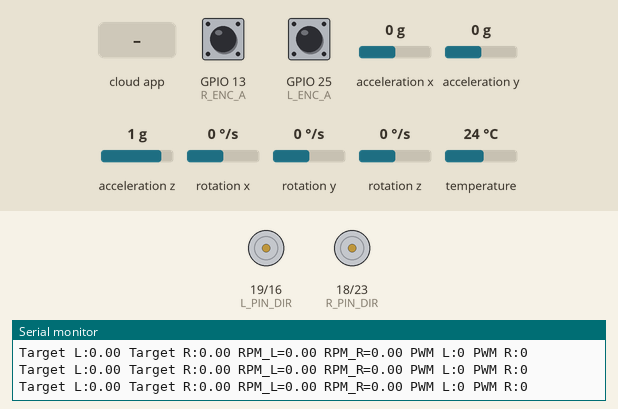
A program run on a simulated ESP32. Shown: direction and speed pins drawn as motors (green arrow = direction pin HIGH = forward, orange = LOW = backward, longer = more drive), the last lines printed to the serial monitor. The inputs (shaded band) are chosen by the test bench; at power-on: rotation z 0 °/s, GPIO 13 (R_ENC_A) HIGH, GPIO 25 (L_ENC_A) HIGH, acceleration x 0 g, acceleration y 0 g, acceleration z 1 g, rotation x 0 °/s, rotation y 0 °/s, temperature 24 °C. The ROS host is connected and sends only what is stated.

Above: at 1.2 s.
1.3 s: the phone or cloud app sets linear.x to -100
At 3.4 s:
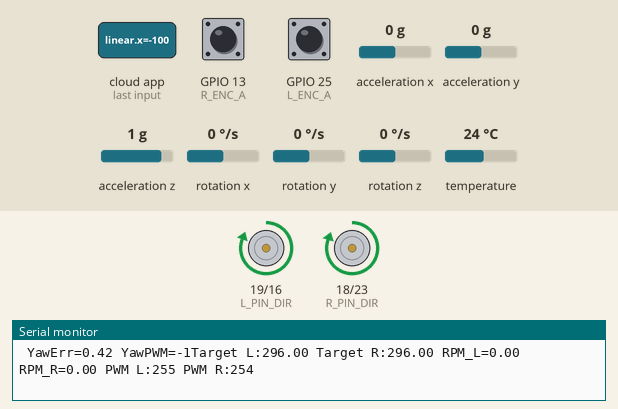
4.3 s: rotation z set to -192 °/s
At 5.6 s:
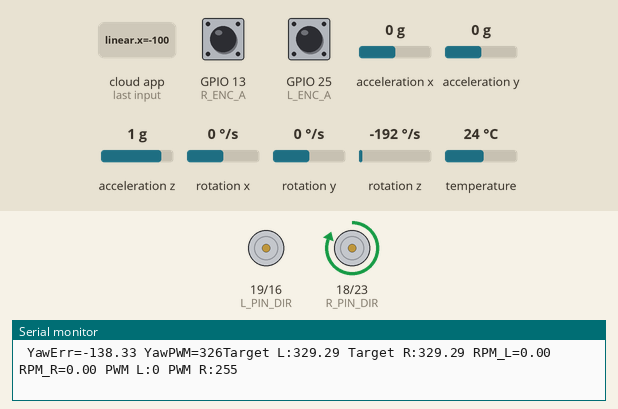
7.3 s: the phone or cloud app sets linear.x to 100
At 9.4 s:
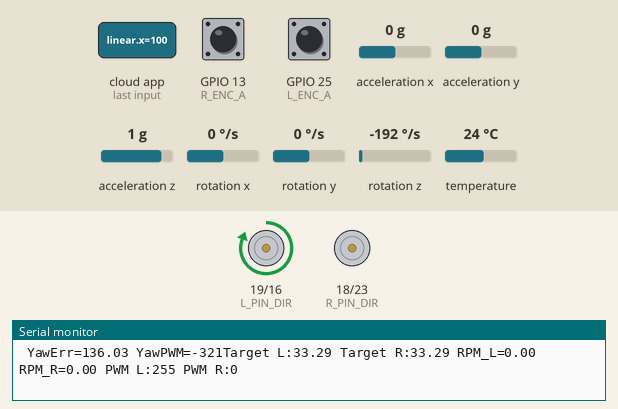
10.3 s: the phone or cloud app sets angular.z to -100
At 11.1 s:
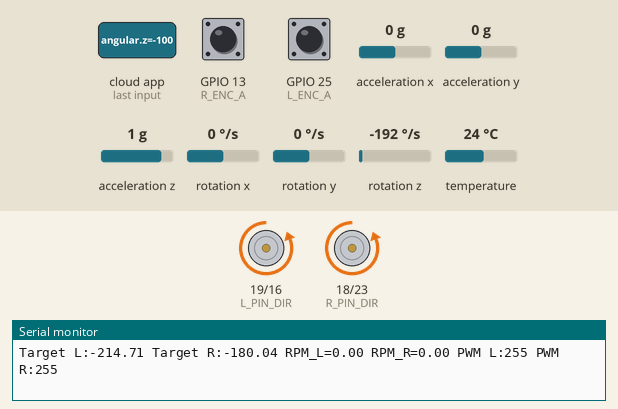
11.9 s: the phone or cloud app sets angular.z to 0
14.9 s: the phone or cloud app sets linear.x to -100
Timing chart, 0 to 18.9 s (numbered marks = the images above; inputs shaded):
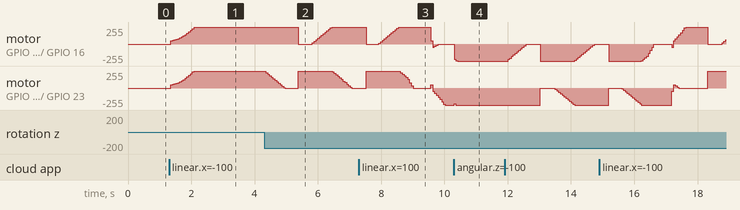

Measured:
- after the input at 1.3 s, motor on GPIO 19 (L_PIN_DIR) / GPIO 16 (L_PIN_PWM): moves from stopped to forward 255/255 over 0.73 s, starting after 0.06 s; motor on GPIO 18 (R_PIN_DIR) / GPIO 23 (R_PIN_PWM): rises from stopped to forward 255/255 in 0.73 s, then falls to forward 254/255 in 0.34 s

The program:

main.cpp
```cpp
  #include <Arduino.h>
  #include <Wire.h>
  #include <Adafruit_MPU6050.h>
  #include <Adafruit_Sensor.h>
  #include <micro_ros_arduino.h>
  #include <rcl/rcl.h>
  #include <rclc/rclc.h>
  #include <rclc/executor.h>
  #include <geometry_msgs/msg/twist.h>
  #include <geometry_msgs/msg/vector3.h>
  #include <sensor_msgs/msg/imu.h>
  #include <time.h>
  #include <math.h>

  // ======================================================
  // KONFIGURASI PIN
  // ======================================================
  const int L_PIN_PWM = 16;
  const int L_PIN_DIR = 19;

  const int R_PIN_PWM = 23;
  const int R_PIN_DIR = 18;

  const int L_ENC_A = 25;
  const int L_ENC_B = 26;

  const int R_ENC_A = 13;
  const int R_ENC_B = 27;

  // ======================================================
  // MODE TEST
  // ======================================================
  const int TEST_MODE = 0;
  const int TEST_PWM = 220;
  const int PWM_RAMP_STEP = 5;

  // ======================================================
  // HASIL KALIBRASI IMU
  // ======================================================
  const float GYRO_X_OFFSET = -0.043302f;
  const float GYRO_Y_OFFSET = -0.045375f;
  const float GYRO_Z_OFFSET = 0.004033f;

  const float ACCEL_X_OFFSET = 0.054103f;
  const float ACCEL_Y_OFFSET = 0.010481f;
  const float ACCEL_Z_OFFSET = -0.760960f;

  // ======================================================
  // HEADING HOLD (YAW TRACKING)
  // ======================================================
  float current_yaw = 0.0f;
  float target_yaw = 0.0f;
  bool is_yaw_locked = false;
  float cmd_angular_z = 0.0f;
  bool prev_straight_cmd = false;
  float prev_drive_direction = 0.0f;   // +1 = fisik maju, -1 = fisik mundur

  // ======================================================
  // PARAMETER ENCODER & KINEMATIKA
  // ======================================================
  const int L_PPR = 224;
  const int R_PPR = 224;
  const float Ts = 0.05f;

  const int LEFT_FORWARD_DIR  = HIGH;
  const int RIGHT_FORWARD_DIR = HIGH;

  // ======================================================
  // MODEL MATEMATIS RPM -> PWM (SANGAT STABIL)
  // ======================================================
  static inline float rpmToPwmLeft(float rpm)
  {
    rpm = fabsf(rpm);
    float pwm = (0.01386043f * rpm * rpm) + (0.29900265f * rpm) + 47.82892292f;
    return pwm;
  }

  static inline float rpmToPwmRight(float rpm)
  {
    rpm = fabsf(rpm);
    float pwm = (0.01661597f * rpm * rpm) + (0.14011050f * rpm) + 48.23452690f;
    return pwm;
  }

  static inline int clampPwm(float pwm)
  {
      int out = (int)roundf(pwm);

      if (out < 0) out = 0;
      if (out > 255) out = 255;

      return out;
  }

  static inline int reverseDir(int dir)
  {
    return (dir == HIGH) ? LOW : HIGH;
  }

  // ======================================================
  // IMU & ENCODER OBJECTS
  // ======================================================
  Adafruit_MPU6050 mpu;
  volatile long left_count  = 0;
  volatile long right_count = 0;

  void IRAM_ATTR leftISR()
  {
    (digitalRead(L_ENC_B) == HIGH) ? left_count++ : left_count--;
  }
  void IRAM_ATTR rightISR()
  {
    (digitalRead(R_ENC_B) == HIGH) ? right_count-- : right_count++;
  }

  // ======================================================
  // ROS OBJECTS & VARIABLES
  // ======================================================
  rcl_subscription_t sub_cmd_vel;
  rcl_publisher_t pub_left;
  rcl_publisher_t pub_right;
  rcl_publisher_t pub_imu;

  geometry_msgs__msg__Twist msg_cmd_vel;
  geometry_msgs__msg__Vector3 msg_L;
  geometry_msgs__msg__Vector3 msg_R;
  sensor_msgs__msg__Imu msg_imu;

  rclc_executor_t executor;
  rclc_support_t support;
  rcl_allocator_t allocator;
  rcl_node_t node;

  float target_rpm_L = 0.0f;
  float target_rpm_R = 0.0f;
  float smoothed_target_L = 0.0f;
  float smoothed_target_R = 0.0f;

  unsigned long prev_ms = 0;
  long last_L = 0;
  long last_R = 0;
  float filtered_rpm_L = 0.0f;
  float filtered_rpm_R = 0.0f;
  int current_pwm = 0;

  // ======================================================
  // CMD_VEL CALLBACK (SMART CORNERING)
  // ======================================================
  void cmdVelCb(const void * msgin)
  {
    const geometry_msgs__msg__Twist * data = (const geometry_msgs__msg__Twist *)msgin;
    cmd_angular_z = data->angular.z;

    const float wheelbase = 0.19f;
    const float wheel_radius = 0.0290f;
    const float MAX_RPM = 357.0f;

    float raw_vx = data->linear.x;
    float raw_w  = data->angular.z;

    float smooth_w = raw_w * 1.85f;
    float turn_penalty = fabsf(smooth_w) * 0.15f;
    if (turn_penalty > 0.3f) turn_penalty = 0.3f;

    float smooth_vx = raw_vx * (1.0f - turn_penalty);

    float v_l = smooth_vx - (smooth_w * (wheelbase / 2.0f));
    float v_r = smooth_vx + (smooth_w * (wheelbase / 2.0f));

    target_rpm_L = -(v_l * 60.0f) / (2.0f * PI * wheel_radius);
    target_rpm_R = -(v_r * 60.0f) / (2.0f * PI * wheel_radius);

    if (target_rpm_L > MAX_RPM) target_rpm_L = MAX_RPM;
    if (target_rpm_L < -MAX_RPM) target_rpm_L = -MAX_RPM;
    if (target_rpm_R > MAX_RPM) target_rpm_R = MAX_RPM;
    if (target_rpm_R < -MAX_RPM) target_rpm_R = -MAX_RPM;
  }

  // ======================================================
  // SETUP
  // ======================================================
  void setup()
  {
    set_microros_transports();
    Wire.begin(21, 22);

    if (mpu.begin()) {
      mpu.setAccelerometerRange(MPU6050_RANGE_8_G);
      mpu.setGyroRange(MPU6050_RANGE_500_DEG);
    }

    pinMode(L_PIN_DIR, OUTPUT);
    pinMode(L_PIN_PWM, OUTPUT);
    pinMode(R_PIN_DIR, OUTPUT);
    pinMode(R_PIN_PWM, OUTPUT);

    pinMode(L_ENC_A, INPUT_PULLUP);
    pinMode(L_ENC_B, INPUT_PULLUP);
    pinMode(R_ENC_A, INPUT_PULLUP);
    pinMode(R_ENC_B, INPUT_PULLUP);

    attachInterrupt(digitalPinToInterrupt(L_ENC_A), leftISR, RISING);
    attachInterrupt(digitalPinToInterrupt(R_ENC_A), rightISR, RISING);

    allocator = rcl_get_default_allocator();
    rclc_support_init(&support, 0, NULL, &allocator);
    rclc_node_init_default(&node, "esp32_robot_node", "", &support);

    rclc_publisher_init_best_effort(&pub_left, &node, ROSIDL_GET_MSG_TYPE_SUPPORT(geometry_msgs, msg, Vector3), "left_encoder");
    rclc_publisher_init_best_effort(&pub_right, &node, ROSIDL_GET_MSG_TYPE_SUPPORT(geometry_msgs, msg, Vector3), "right_encoder");
    rclc_publisher_init_best_effort(&pub_imu, &node, ROSIDL_GET_MSG_TYPE_SUPPORT(sensor_msgs, msg, Imu), "imu/data_raw");
    rclc_subscription_init_default(&sub_cmd_vel, &node, ROSIDL_GET_MSG_TYPE_SUPPORT(geometry_msgs, msg, Twist), "cmd_vel");
    rclc_executor_init(&executor, &support.context, 1, &allocator);
    rclc_executor_add_subscription(&executor, &sub_cmd_vel, &msg_cmd_vel, &cmdVelCb, ON_NEW_DATA);

    msg_imu.header.frame_id.data = (char*)"imu_link";
    msg_imu.header.frame_id.size = strlen(msg_imu.header.frame_id.data);
    msg_imu.header.frame_id.capacity = msg_imu.header.frame_id.size + 1;

    digitalWrite(L_PIN_DIR, LEFT_FORWARD_DIR);
    digitalWrite(R_PIN_DIR, RIGHT_FORWARD_DIR);
    analogWrite(L_PIN_PWM, 0);
    analogWrite(R_PIN_PWM, 0);
  }

  // ======================================================
  // LOOP
  // ======================================================
  void loop()
  {
    unsigned long now = millis();

    if (now - prev_ms >= 50) {

      // 1. BACA IMU & INTEGRASI YAW
      sensors_event_t a, g, temp;
      mpu.getEvent(&a, &g, &temp);

      float accel_x_clean = a.acceleration.x - ACCEL_X_OFFSET;
      float accel_y_clean = a.acceleration.y - ACCEL_Y_OFFSET;
      float accel_z_clean = a.acceleration.z - ACCEL_Z_OFFSET;

      float gyro_x_clean = g.gyro.x - GYRO_X_OFFSET;
      float gyro_y_clean = g.gyro.y - GYRO_Y_OFFSET;
      float gyro_z_clean = g.gyro.z - GYRO_Z_OFFSET;

      current_yaw += gyro_z_clean * Ts;

      // Selalu jaga yaw pada rentang [-PI, PI]
      current_yaw = atan2f(
          sinf(current_yaw),
          cosf(current_yaw)
      );

      // 2. SMOOTH TARGET RPM (AKSELERASI HALUS)
      const float RAMP_STEP_RPM = 8.0f;
      if (smoothed_target_L < target_rpm_L) {
        smoothed_target_L = min(smoothed_target_L + RAMP_STEP_RPM, target_rpm_L);
      } else if (smoothed_target_L > target_rpm_L) {
        smoothed_target_L = max(smoothed_target_L - RAMP_STEP_RPM, target_rpm_L);
      }

      if (smoothed_target_R < target_rpm_R) {
        smoothed_target_R = min(smoothed_target_R + RAMP_STEP_RPM, target_rpm_R);
      } else if (smoothed_target_R > target_rpm_R) {
        smoothed_target_R = max(smoothed_target_R - RAMP_STEP_RPM, target_rpm_R);
      }

      // 3. BACA & FILTER ENCODER
      long cur_L = left_count;
      long cur_R = right_count;

      float raw_rpm_L = -((float)(cur_L - last_L) / (float)L_PPR / Ts) * 60.0f;
      float raw_rpm_R = -((float)(cur_R - last_R) / (float)R_PPR / Ts) * 60.0f;

      filtered_rpm_L = (0.8f * filtered_rpm_L) + (0.2f * raw_rpm_L);
      filtered_rpm_R = (0.8f * filtered_rpm_R) + (0.2f * raw_rpm_R);

      last_L = cur_L;
      last_R = cur_R;

      // 4. MOTOR DRIVE LOGIC
      int applied_pwm_L = 0;
      int applied_pwm_R = 0;

      if (TEST_MODE == 0) {

        // Jika target mendekati 0, hentikan motor
        if (fabsf(smoothed_target_L) < 1.0f && fabsf(smoothed_target_R) < 1.0f) {
          applied_pwm_L = 0;
          applied_pwm_R = 0;
        }
        else {
          // A. FEEDFORWARD MODEL MATEMATIS
          applied_pwm_L = clampPwm(rpmToPwmLeft(fabsf(smoothed_target_L)));
          applied_pwm_R = clampPwm(rpmToPwmRight(fabsf(smoothed_target_R)));

          // B. RIGHT WHEEL TRIM (Penyeimbang kekuatan motor bawaan)
          //applied_pwm_R = (int)((float)applied_pwm_R * 0.955f);

          // C. SINKRONISASI RODA (Error Correction 1)
          float sync_error = fabsf(filtered_rpm_L) - fabsf(filtered_rpm_R);
          const float Ksync = 1.2f;
          applied_pwm_L -= (int)(sync_error * Ksync);
          applied_pwm_R += (int)(sync_error * Ksync);

          // D. IMU HEADING HOLD
          bool moving_cmd =
          (
              fabsf(smoothed_target_L) > 5.0f ||
              fabsf(smoothed_target_R) > 5.0f
          );

          bool straight_cmd =
          (
              fabsf(cmd_angular_z) < 0.05f
          );

          // Konvensi kamu:
          // smoothed_target_L < 0  => robot fisik MAJU
          // smoothed_target_L > 0  => robot fisik MUNDUR
          float drive_direction = 0.0f;
          if (moving_cmd)
          {
              drive_direction = (smoothed_target_L < 0.0f) ? 1.0f : -1.0f;
          }

          // Robot berhenti atau sedang belok
          if (!moving_cmd || !straight_cmd)
          {
              is_yaw_locked = false;
              prev_straight_cmd = false;
              prev_drive_direction = 0.0f;
          }
          else
          {
              // Masuk mode lurus pertama kali
              // atau arah gerak berubah: maju <-> mundur
              if (!prev_straight_cmd || !is_yaw_locked || drive_direction != prev_drive_direction)
              {
                  target_yaw = current_yaw;
                  is_yaw_locked = true;
              }

              prev_straight_cmd = true;
              prev_drive_direction = drive_direction;

              float yaw_error = target_yaw - current_yaw;

              // Wrap ke [-PI, PI]
              while (yaw_error > PI)
                  yaw_error -= 2.0f * PI;
              while (yaw_error < -PI)
                  yaw_error += 2.0f * PI;

              const float Kp_yaw = 135.0f;

              // Koreksi dibalik saat mundur
              float correction_sign = drive_direction;   // +1 maju, -1 mundur
              int yaw_correction = (int)roundf(yaw_error * Kp_yaw * correction_sign);

              Serial.print(" YawErr=");
              Serial.print(yaw_error * 180.0f / PI);

              Serial.print(" YawPWM=");
              Serial.print(yaw_correction);

              applied_pwm_L -= yaw_correction;
              applied_pwm_R += yaw_correction;
          }


          // E. CLAMP SETELAH DIKOREKSI
          applied_pwm_L = constrain(applied_pwm_L, 0, 255);
          applied_pwm_R = constrain(applied_pwm_R, 0, 255);
        }

        // F. TERAPKAN ARAH DAN PWM KE MOTOR
        digitalWrite(
          L_PIN_DIR,
          (smoothed_target_L >= 0.0f) ? LEFT_FORWARD_DIR : reverseDir(LEFT_FORWARD_DIR)
        );

        digitalWrite(
          R_PIN_DIR,
          (smoothed_target_R >= 0.0f) ? RIGHT_FORWARD_DIR : reverseDir(RIGHT_FORWARD_DIR)
        );

        Serial.print("Target L:");
        Serial.print(smoothed_target_L);

        Serial.print(" Target R:");
        Serial.print(smoothed_target_R);

        Serial.print(" RPM_L=");
        Serial.print(filtered_rpm_L);

        Serial.print(" RPM_R=");
        Serial.print(filtered_rpm_R);

        Serial.print(" PWM L:");
        Serial.print(applied_pwm_L);

        Serial.print(" PWM R:");
        Serial.println(applied_pwm_R);

        analogWrite(L_PIN_PWM, applied_pwm_L);
        analogWrite(R_PIN_PWM, applied_pwm_R);
      }
      else if (TEST_MODE == 1) {
        if (current_pwm < TEST_PWM) {
          current_pwm += PWM_RAMP_STEP;
          if (current_pwm > TEST_PWM) current_pwm = TEST_PWM;
        }
        digitalWrite(L_PIN_DIR, LEFT_FORWARD_DIR);
        digitalWrite(R_PIN_DIR, RIGHT_FORWARD_DIR);
        analogWrite(L_PIN_PWM, current_pwm);
        analogWrite(R_PIN_PWM, 0);
        applied_pwm_L = current_pwm;
        applied_pwm_R = 0;
      }
      else if (TEST_MODE == 2) {
        if (current_pwm < TEST_PWM) {
          current_pwm += PWM_RAMP_STEP;
          if (current_pwm > TEST_PWM) current_pwm = TEST_PWM;
        }
        digitalWrite(L_PIN_DIR, LEFT_FORWARD_DIR);
        digitalWrite(R_PIN_DIR, RIGHT_FORWARD_DIR);
        analogWrite(L_PIN_PWM, 0);
        analogWrite(R_PIN_PWM, current_pwm);
        applied_pwm_L = 0;
        applied_pwm_R = current_pwm;
      }

      // 5. PUBLISH DATA ROS
      struct timespec tv;
      clock_gettime(CLOCK_REALTIME, &tv);

      msg_imu.header.stamp.sec = tv.tv_sec;
      msg_imu.header.stamp.nanosec = tv.tv_nsec;
      msg_imu.linear_acceleration.x = accel_x_clean;
      msg_imu.linear_acceleration.y = accel_y_clean;
      msg_imu.linear_acceleration.z = accel_z_clean;
      msg_imu.angular_velocity.x = gyro_x_clean;
      msg_imu.angular_velocity.y = gyro_y_clean;
      msg_imu.angular_velocity.z = gyro_z_clean;

      msg_L.x = raw_rpm_L;
      msg_L.y = filtered_rpm_L;
      msg_L.z = (float)applied_pwm_L;

      msg_R.x = raw_rpm_R;
      msg_R.y = filtered_rpm_R;
      msg_R.z = (float)applied_pwm_R;

      rcl_publish(&pub_left, &msg_L, NULL);
      rcl_publish(&pub_right, &msg_R, NULL);
      rcl_publish(&pub_imu, &msg_imu, NULL);

      prev_ms = now;
    }

    // SPIN ROS
    rclc_executor_spin_some(&executor, RCL_MS_TO_NS(10));
  }
```
